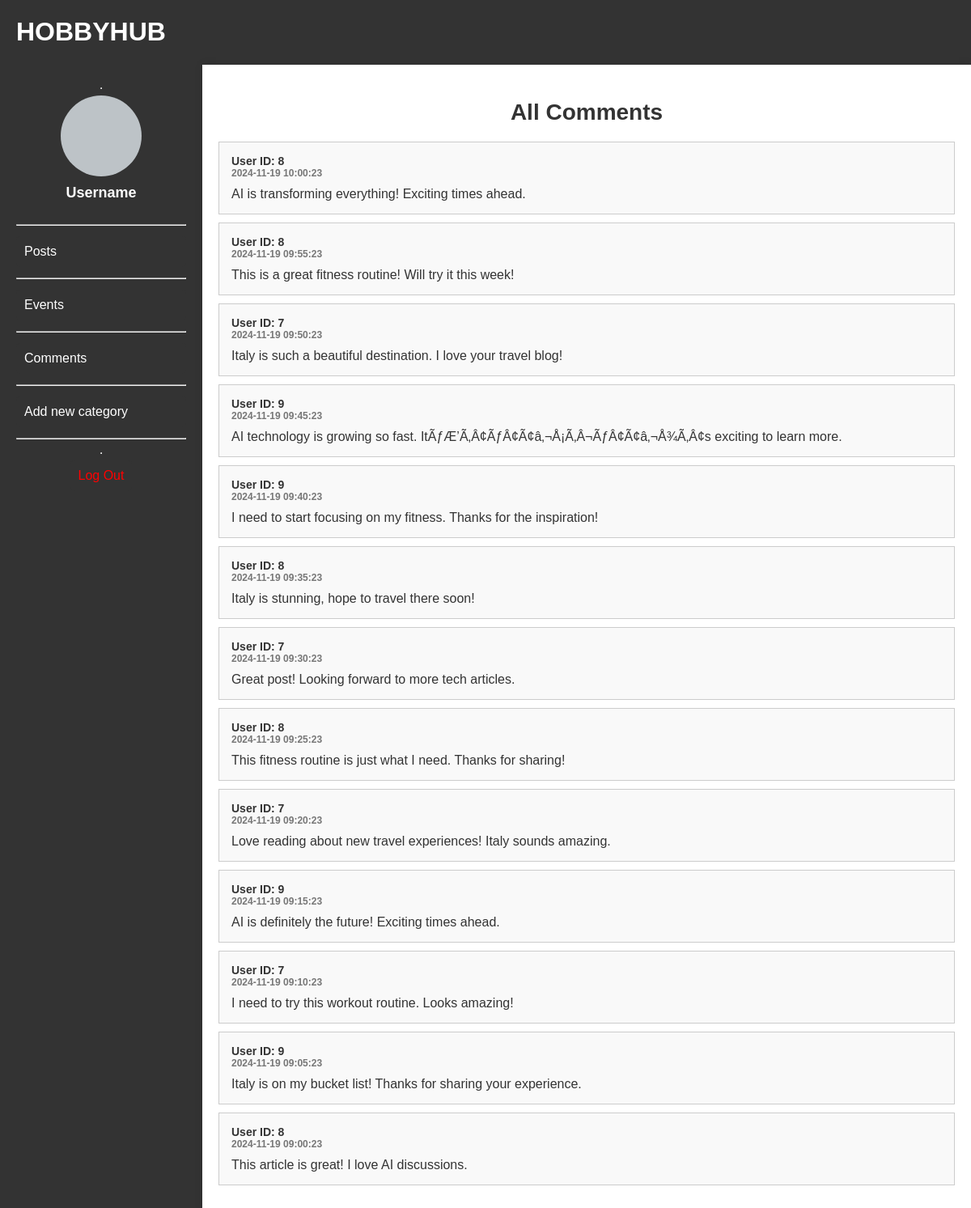
/admin/comments.php, run on an earlier commit of the app's database.
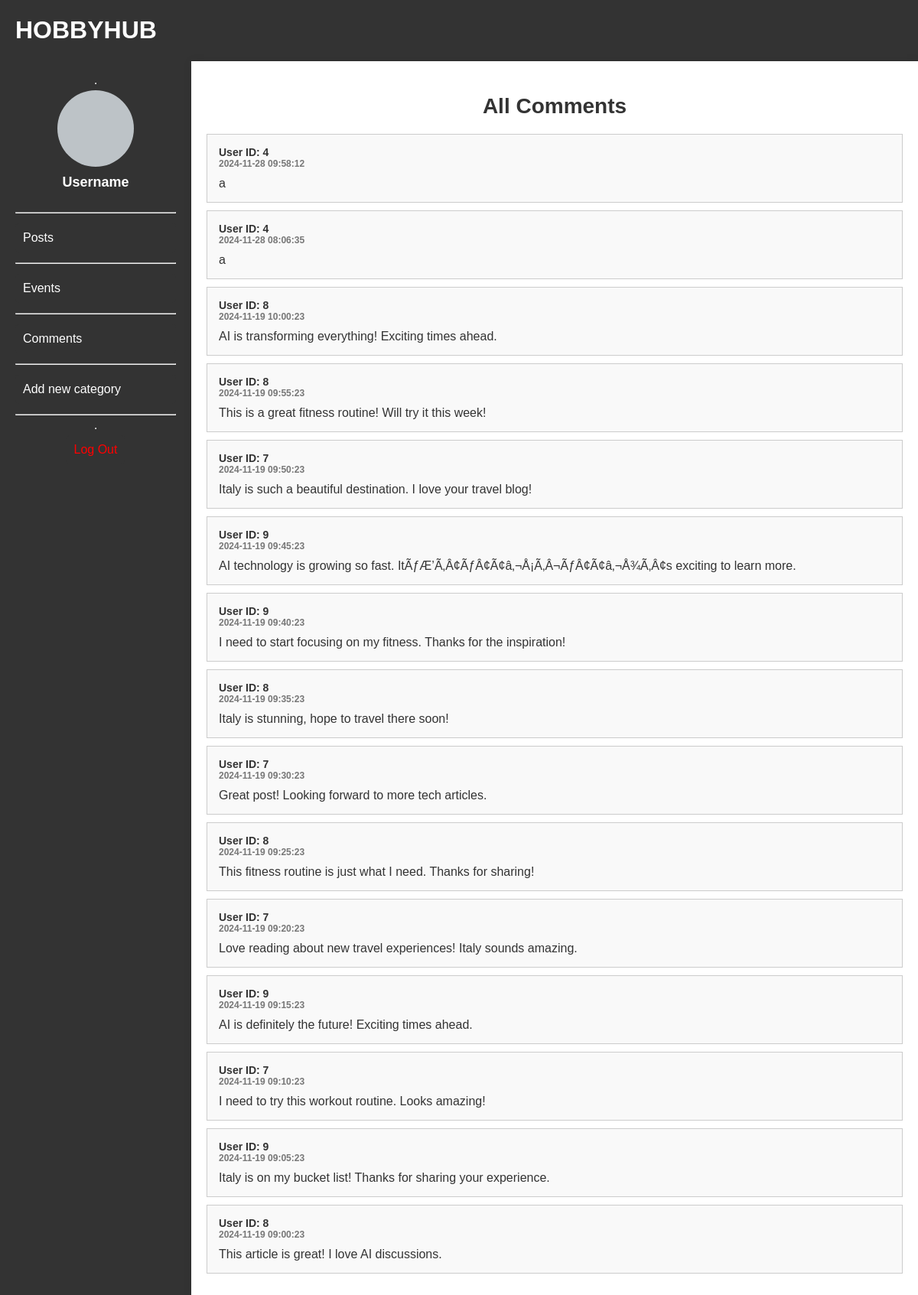
And on a later commit of the database.
### tables this page shows
CREATE TABLE `comments` (
  `comment_id` int(10) UNSIGNED NOT NULL,
  `post_id` int(10) UNSIGNED NOT NULL,
  `parent_comment_id` int(11) DEFAULT NULL,
  `user_id` int(10) UNSIGNED NOT NULL,
  `content` text NOT NULL,
  `created_at` timestamp NOT NULL DEFAULT CURRENT_TIMESTAMP
);

### admin/Comment.php (called while the page is built)
<?php
class Comment {
    private $conn;
    public function __construct($conn) {
        $this->conn = $conn;
    }
    public function getAllPCom() {
        $sql = "
            SELECT comment_id, content, user_id, created_at
            FROM comments
            ORDER BY created_at DESC
        ";
        $stmt = $this->conn->prepare($sql);
        $stmt->execute();
        $result = $stmt->get_result();
        return $result->fetch_all(MYSQLI_ASSOC);
    }
}

### admin/comments.php (the view, shortened to what this page needs)
<?php
include __DIR__ . '/../db_connection.php';
include 'Comment.php';
$commentObj = new Comment($conn);
$comments = $commentObj->getAllPCom();
?>
<!DOCTYPE html>
<html lang="pl">
<head>
    <link rel="stylesheet" href="admin.css">
</head>
<body>
<div class="admin-panel">
    <header>
        <h1 class="tittle">HOBBYHUB</h1>
    </header>
    <aside class="sidebar">
        <hr class="hr_nav">
        <div class="profile-section">
            <div class="profile-pic"></div>
            <p class="username">Username</p>
        </div>
        <nav class="menu">
            <hr class="hrbutton">
            <button class="menu-button">Posts</button>
            <hr class="hrbutton">
            <button class="menu-button">Events</button>
            <hr class="hrbutton">
            <button class="menu-button">Comments</button>
            <hr class="hrbutton">
            <button class="menu-button">Add new category</button>
            <hr class="hrbutton">
        </nav>
        <hr class="hrbutton">
        <div class="sidebar-bottom">
            <button class="logout-button">
                <span>Log Out</span>
            </button>
        </div>
    </aside>
    <main class="dashboard">
        <h2>All Comments</h2>
        <div class="comments-container">
            <?php if (count($comments) > 0): ?>
                <?php foreach ($comments as $comment): ?>
                    <div class="comment">
                        <div class="comment-header">
                            <p class="comment-user">User ID: <?php echo htmlspecialchars($comment['user_id']); ?></p>
                            <p class="comment-date"><?php echo date('Y-m-d H:i:s', strtotime($comment['created_at'])); ?></p>
                        </div>
                        <div class="comment-body">
                            <p><?php echo nl2br(htmlspecialchars($comment['content'])); ?></p>
                        </div>
                    </div>
                <?php endforeach; ?>
            <?php else: ?>
                <p>No comments found.</p>
            <?php endif; ?>
        </div>
    </main>
</div>
</body>
</html>

### admin/admin.css (style rules this page uses)
body { margin: 0; font-family: Arial, sans-serif; color: #333; background-color: #f9f9f9; }
.admin-panel { display: grid; grid-template-columns: 250px 1fr; grid-template-rows: auto 1fr; height: 100vh; }
header { grid-column: 1 / 3; background-color: #333; color: white; text-align: left; }
.tittle { margin-left: 20px; }
.sidebar { background-color: #333; color: white; display: flex; flex-direction: column; align-items: center; padding: 20px; }
.profile-section { text-align: center; margin-bottom: 20px; }
.profile-pic { width: 100px; height: 100px; background-color: #bdc3c7; border-radius: 50%; margin-bottom: 10px; }
.username { font-size: 18px; font-weight: bold; }
.menu { width: 100%; }
.menu-button { width: 100%; padding: 10px; margin: 5px 0; background-color: #333; color: white; border: none; border-radius: 5px; cursor: pointer; font-size: 16px; text-align: left; transition: background-color 0.3s; }
.logout-button { margin-top: auto; padding: 10px; width: 100%; background-color: #333; color: rgb(255, 0, 0); border: none; border-radius: 5px; cursor: pointer; transition: background-color 0.3s; }
.dashboard { background-color: white; padding: 20px; box-shadow: 0 0 10px rgba(0, 0, 0, 0.1); }
h2 { text-align: center; color: #4caf50; }
p { margin: 0; font-size: 1rem; }
.logout-button { padding: 10px; width: 100%; background-color: #333; color: rgb(255, 0, 0); border: none; border-radius: 5px; cursor: pointer; transition: background-color 0.3s; font-size: 16px; }
.dashboard h2 { font-size: 28px; color: #333; margin-bottom: 20px; }
.comments-container { margin-top: 20px; }
.comment { border: 1px solid #ccc; padding: 15px; margin-bottom: 10px; background-color: #f9f9f9; }
.comment-header { font-weight: bold; margin-bottom: 10px; }
.comment-user { font-size: 14px; color: #333; }
.comment-date { font-size: 12px; color: #777; }
.comment-body { font-size: 16px; }

What changed in the data, as far as the page shows it:
added comments: user "4", created_at "2024-11-28 09:58:12", content "a"
added comments: user "4", created_at "2024-11-28 08:06:35", content "a"
